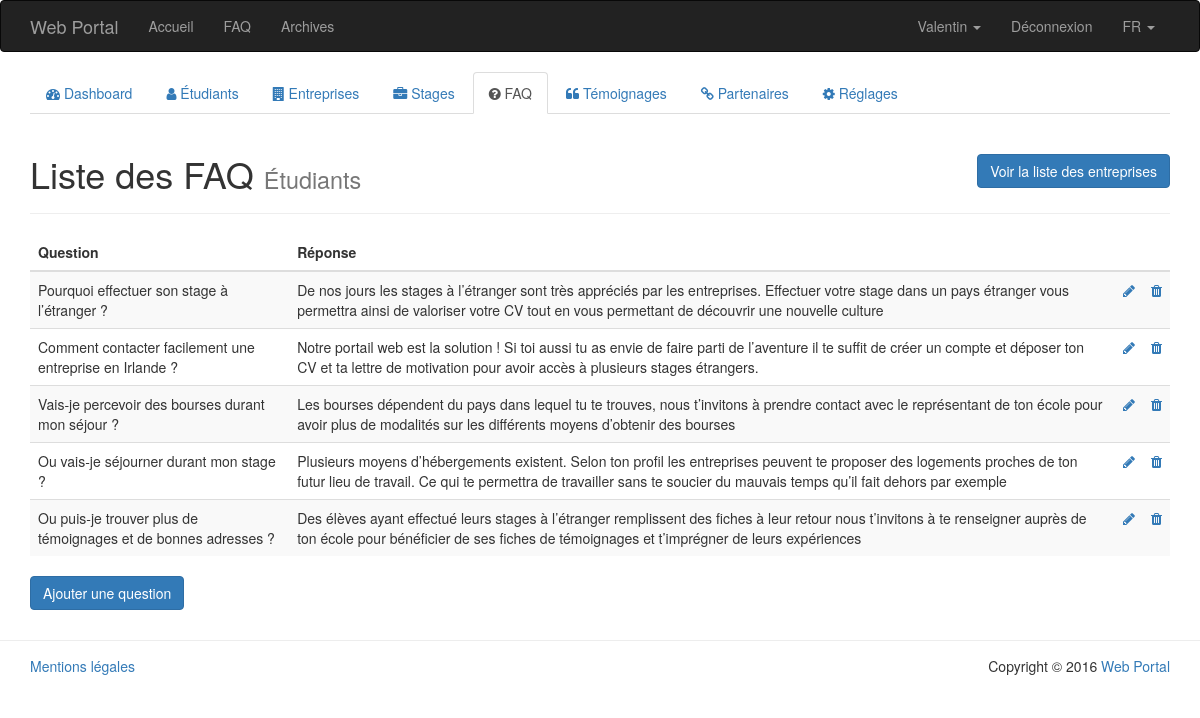
Screenshot of /PHP/public/index.php?page=admin/faq-list&type=student (signed in) with the database file from the repository.
### tables this page shows
CREATE TABLE IF NOT EXISTS `student` (
  `id` int(11) NOT NULL AUTO_INCREMENT,
  `first_name` varchar(64) NOT NULL,
  `last_name` varchar(64) NOT NULL,
  `country` enum('France','Irlande') NOT NULL,
  `skill` int(11) NOT NULL,
  `email` varchar(64) NOT NULL,
  `password` varchar(64) NOT NULL,
  `cv` varchar(128) NOT NULL,
  `portfolio` varchar(128) NOT NULL,
  `admin` tinyint(1) NOT NULL DEFAULT '0',
  `available` tinyint(1) NOT NULL DEFAULT '1',
  `activated` tinyint(1) NOT NULL,
  `register_date` date NOT NULL,
  PRIMARY KEY (`id`),
  KEY `skill` (`skill`)
);

CREATE TABLE IF NOT EXISTS `faq` (
  `id` int(11) NOT NULL AUTO_INCREMENT,
  `question` text NOT NULL,
  `answer` text NOT NULL,
  `target` enum('student','company') NOT NULL,
  PRIMARY KEY (`id`)
);

### PHP/app/model/Student.class.php (called while the page is built, shortened)
<?php
	class Student {
		public function __get($nom){
			return $this->$nom;
		}
		public static function getStudentById($id) {
			$db = PDOConnexion::getInstance();
			$sql = 'SELECT * FROM student WHERE id = :id';
			$sth = $db->prepare($sql);
			$sth->setFetchMode(PDO::FETCH_CLASS|PDO::FETCH_PROPS_LATE, 'Student');
			$sth->execute(array(
				':id' => $id
			));
			return $sth->fetch();
		}
	}
?>

### PHP/app/model/Faq.class.php (called while the page is built, shortened)
<?php
	class Faq {
		public function __get($nom) {
			return $this->$nom;
		}
		public static function getStudentsFaq() {
			$db = PDOConnexion::getInstance();
			$sql = 'SELECT * FROM faq WHERE target LIKE "student"';
			$sth = $db->prepare($sql);
			$sth->setFetchMode(PDO::FETCH_CLASS|PDO::FETCH_PROPS_LATE, 'Faq');
			$sth->execute();
			return $sth->fetchAll();
		}
	}
?>

### PHP/app/view/admin/faq-list.php (the view, shortened to what this page needs)
<?php
	$type = ($_GET['type'] == 'student') ? 'student' : 'company';
?>
<div class="col-md-12">
	<div class="page-header">
		<h1>
			Liste des FAQ
			<?php
				if ($type == 'student') {
					echo '<small>Étudiants</small>';
					echo '<a href="index.php?page=admin/faq-list&type=company" class="btn btn-primary pull-right">Voir la liste des entreprises</a>';
				}
				else {
					echo '<small>Entreprises</small>';
					echo '<a href="index.php?page=admin/faq-list&type=student" class="btn btn-primary pull-right">Voir la liste des étudiants</a>';
				}
			?>
		</h1>
	</div>
	<table class="table table-striped">
		<thead>
			<tr>
				<th>Question</th>
				<th>Réponse</th>
				<th></th>
				<th></th>
			</tr>
		</thead>
		<tbody>
			<?php
				if ($type == 'student') {
					foreach (Faq::getStudentsFaq() as $faq) {
						echo '<tr data-id="' . $faq->id . '">';
							echo '<td>' . $faq->question . '</td>';
							echo '<td>' . $faq->answer . '</td>';
							echo '<td><a href="index.php?page=admin/faq-edit&amp;id=' . $faq->id . '"><i class="fa fa-pencil" data-toggle="tooltip" title="Modifier"></i></a></td>';
							echo '<td><a href="#" title="Supprimer" data-action="delete"><i class="fa fa-trash"  data-toggle="tooltip" title="Supprimer"></i></a></td>';
						echo '</tr>';
					}
				}
			?>
		</tbody>
	</table>
	<a href="index.php?page=admin/add-faq&amp;type=<?php echo $type; ?>" class="btn btn-primary">Ajouter une question</a>
</div>

### PHP/app/view/admin/header.php (shortened to what this page needs)
<!DOCTYPE html>
<html lang="fr">
	<head>
		<link href="css/bootstrap.min.css" rel="stylesheet">
		<link href="https://maxcdn.bootstrapcdn.com/font-awesome/4.5.0/css/font-awesome.min.css" rel="stylesheet">
	</head>
	<body>
		<nav class="navbar navbar-inverse">
			<div class="container">
				<div class="navbar-header">
					<a class="navbar-brand" href="index.php?page=home"><?php echo App::$siteTitle; ?></a>
				</div>
				<div id="navbar" class="collapse navbar-collapse">
					<ul class="nav navbar-nav">
						<li<?php App::isCurrentPage('home'); ?>><a href="index.php?page=home">Accueil</a></li>
						<li<?php App::isCurrentPage('faq'); ?>><a href="index.php?page=faq">FAQ</a></li>
						<li<?php App::isCurrentPage('archives'); ?>><a href="index.php?page=archives">Archives</a></li>
					</ul>
					<ul class="nav navbar-nav navbar-right">
						<?php if (App::isLogged()) : ?>
							<?php $member = App::getMember(); ?>
							<?php if (get_class($member) == 'Student') : ?>
								<li class="dropdown">
									<a id="student-dropdown" href="#" class="dropdown-toggle" data-toggle="dropdown" role="button" aria-haspopup="true" aria-expanded="false">
										<?php echo $member->first_name; ?>
										<span class="caret"></span>
									</a>
								</li>
							<?php endif; ?>
							<li><a href="index.php?page=signout">Déconnexion</a></li>
						<?php endif; ?>
						<li class="dropdown">
							<a id="lang-dropdown" href="#" class="dropdown-toggle" data-toggle="dropdown" role="button" aria-haspopup="true" aria-expanded="false">
								FR
								<span class="caret"></span>
							</a>
						</li>
                    </ul>
				</div>
			</div>
		</nav>
		<div class="container">
			<div class="row">
				<div class="col-md-12">
					<ul class="nav nav-tabs">
						<li role="presentation"<?php App::isCurrentPage('admin/home'); ?>><a href="index.php?page=admin/home"><i class="fa fa-tachometer"></i> Dashboard</a></li>
						<li role="presentation"><a href="index.php?page=admin/students-list"><i class="fa fa-user"></i> Étudiants</a></li>
						<li role="presentation"<?php App::isCurrentPage('admin/companies-list'); ?>><a href="index.php?page=admin/companies-list"><i class="fa fa-building"></i> Entreprises</a></li>
						<li role="presentation"<?php App::isCurrentPage('admin/internships-list'); ?>><a href="index.php?page=admin/internships-list"><i class="fa fa-briefcase"></i> Stages</a></li>
						<li role="presentation"<?php App::isCurrentPage('admin/faq-list'); ?>><a href="index.php?page=admin/faq-list"><i class="fa fa-question-circle"></i> FAQ</a></li>
						<li role="presentation"<?php App::isCurrentPage('admin/testimonials-list'); ?>><a href="index.php?page=admin/testimonials-list"><i class="fa fa-quote-left"></i> Témoignages</a></li>
						<li role="presentation"<?php App::isCurrentPage('admin/partners-list'); ?>><a href="index.php?page=admin/partners-list"><i class="fa fa-link"></i> Partenaires</a></li>
						<li role="presentation"<?php App::isCurrentPage('admin/settings'); ?>><a href="index.php?page=admin/settings"><i class="fa fa-cog"></i> Réglages</a></li>
					</ul>
				</div>
			</div>
			<div class="row">

### rows the page displays
student: first_name "Valentin"
faq: question "Pourquoi effectuer son stage à l’étranger ?", answer "De nos jours les stages à l’étranger sont très appréciés par les entreprises. Effectuer votre stage dans un pays étranger vous permettra ainsi de valoriser votre CV tout en vous permettant de découvrir une nouvelle culture"
faq: question "Comment contacter facilement une entreprise en Irlande ?", answer "Notre portail web est la solution ! Si toi aussi tu as envie de faire parti de l’aventure il te suffit de créer un compte et déposer ton CV et ta lettre de motivation pour avoir accès à plusieurs stages étrangers."
faq: question "Vais-je percevoir des bourses durant mon séjour ?", answer "Les bourses dépendent du pays dans lequel tu te trouves, nous t’invitons à prendre contact avec le représentant de ton école pour avoir plus de modalités sur les différents moyens d’obtenir des bourses"
faq: question "Ou vais-je séjourner durant mon stage ?", answer "Plusieurs moyens d’hébergements existent. Selon ton profil les entreprises peuvent te proposer des logements proches de ton futur lieu de travail. Ce qui te permettra de travailler sans te soucier du mauvais temps qu’il fait dehors par exemple"
faq: question "Ou puis-je trouver plus de témoignages et de bonnes adresses ?", answer "Des élèves ayant effectué leurs stages à l’étranger remplissent des fiches à leur retour nous t’invitons à te renseigner auprès de ton école pour bénéficier de ses fiches de témoignages et t’imprégner de leurs expériences"

### other values shown
App::$siteTitle "Web Portal"
